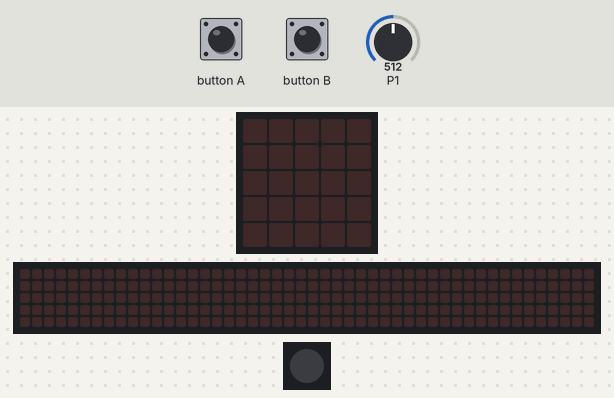
The program below on a simulated BBC micro:bit (MakeCode). On the bench: the board's 5×5 LED display, a strip that is not on the board, showing the scrolling text unrolled, 1 RGB LEDs in strip order, left to right. The test bench sets the inputs (shaded band); at power-on: P1 = 512 (analog values on the 0–1023 scale). Dim RGB values are drawn brighter than linear; the 48×5 strip is a reading aid, not a part: it shows the text the display is scrolling, unrolled, one strip-width of it at a time.

Above: at 1.2 s.
1.3 s: button A pressed for 0.15 s
At 1.52 s:
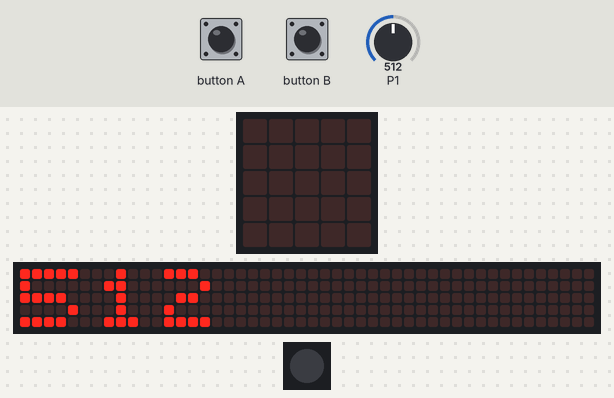
4.3 s: button B pressed for 0.15 s
At 6.8 s:
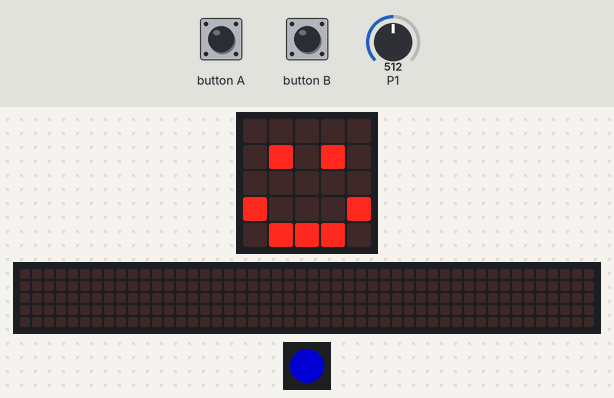
7.1 s: button A pressed for 0.15 s
At 12.2 s:
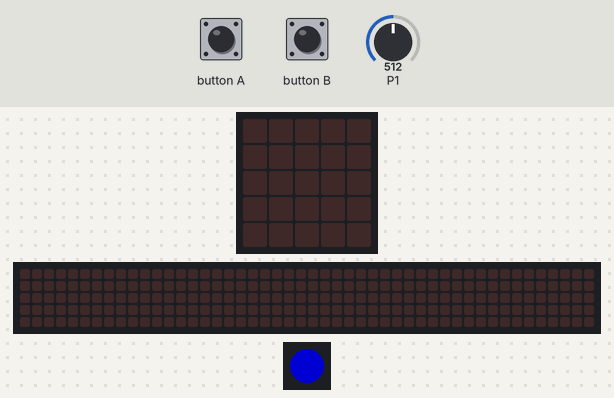
Timing chart, 0 to 13.7 s (numbered marks = the images above; inputs shaded):
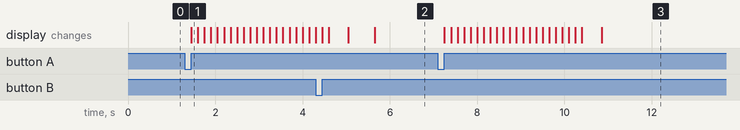

The program:

main.ts
```typescript
input.onButtonPressed(Button.A, function () {
    basic.showNumber(pins.analogReadPin(AnalogPin.P1))
})
input.onButtonPressed(Button.B, function () {
    basic.showIcon(IconNames.Happy)
    strip.showColor(neopixel.colors(NeoPixelColors.Blue))
    if (700 <= pins.analogReadPin(AnalogPin.P1)) {
        strip.showColor(neopixel.colors(NeoPixelColors.Red))
        basic.showIcon(IconNames.Sad)
    }
    basic.pause(3000)
})
let strip: neopixel.Strip = null
strip = neopixel.create(DigitalPin.P2, 1, NeoPixelMode.RGB)
```

test.ts
```typescript
// 테스트는 여기로 이동합니다; 이 패키지가 확장으로 사용될 때 컴파일되지 않을 것 입니다.
```

Measured:
- after the input at 1.3 s, the display: changes after 0.15 s (image 1)
- after the input at 4.3 s, the display: first differs from a run without the input after 0.75 s (image 2 shows a later state)
- after the input at 7.1 s, the display: first changes after 0.15 s (image 3 shows a later state)
